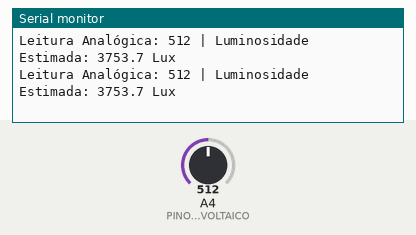
Simulated run of this sketch. Board: Arduino Uno, built with avr-gcc and run on an emulated ATmega328P. On the bench: the last lines printed to the serial monitor. The inputs (shaded band) are chosen by the test bench; at power-on: A4 (PINO_FOTOVOLTAICO) = 512.

Above: at 2.8 s.
2.9 s: A4 (PINO_FOTOVOLTAICO) set to 716
At 5.3 s:
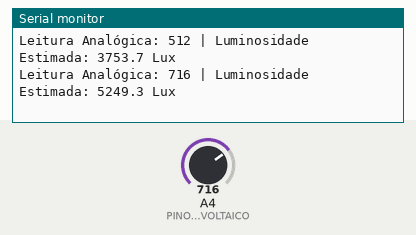
5.6 s: A4 (PINO_FOTOVOLTAICO) set to 900
At 7.0 s:
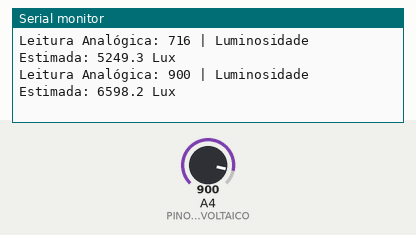
Timing chart, 0 to 8.6 s (numbered marks = the images above; inputs shaded):
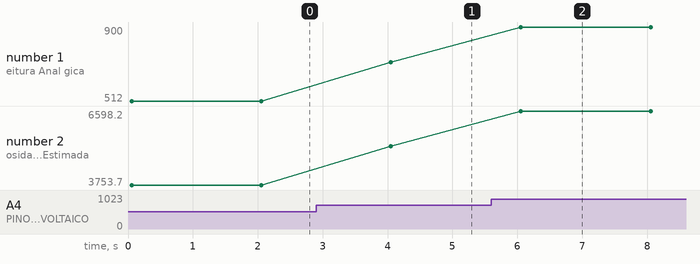

Measured:
- after the input at 2.9 s, the serial monitor: prints a new line after 1.2 s (image 1)
- after the input at 5.6 s, the serial monitor: prints a new line after 0.45 s (image 2)
- plotted number 1: 512 → 716 after the input at 2.9 s, 716 → 900 after the input at 5.6 s
- plotted number 2: 3753.7 → 5249.3 after the input at 2.9 s, 5249.3 → 6598.2 after the input at 5.6 s

The sketch:

arduino.ino
```cpp
// Definição dos pinos e constantes
const int PINO_FOTOVOLTAICO = A4;

// Tensão de referência do Arduino (geralmente 5.0V ou 3.3V)
const float TENSAO_REFERENCIA = 5.0;

// Fator de calibração aproximado:
// Em média, para pequenas células solares, 1 Volt equivale a cerca de 1000 a 2000 Lux sob luz visível direta.
const float FATOR_LUX_POR_VOLT = 1500.0;

void setup() {
  Serial.begin(9600);
  pinMode(PINO_FOTOVOLTAICO, INPUT);
  Serial.println("Iniciando leitor de Lux via Célula Fotovoltaica...");
}

void loop() {
  // 1. Leitura do valor analógico (0 a 1023)
  int valorAnalogico = analogRead(PINO_FOTOVOLTAICO);

  // 2. Conversão do valor lido para Tensão (Volts)
  float tensaoGerada = (valorAnalogico * TENSAO_REFERENCIA) / 1023.0;

  // 3. Estimativa de Lux baseada na tensão gerada
  float luxEstimado = tensaoGerada * FATOR_LUX_POR_VOLT;

  // Exibição dos dados no Monitor Serial
  Serial.print("Leitura Analógica: ");
  Serial.print(valorAnalogico);
  Serial.print(" | Luminosidade Estimada: ");
  Serial.print(luxEstimado, 1);
  Serial.println(" Lux");

  delay(2000); // Aguarda 2 segundos para a próxima leitura
}
```
